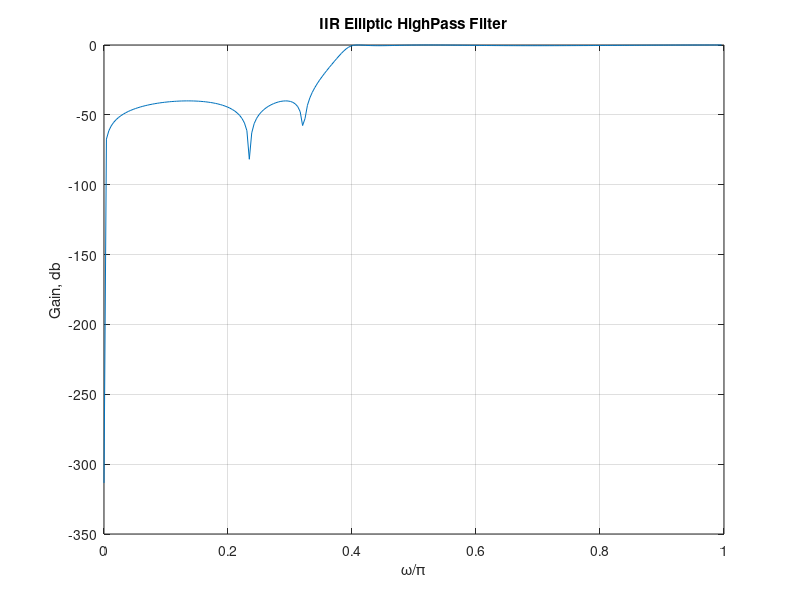

Here is the MATLAB script that generated this plot:

          
%           Digital Signal Processing (EE 472)
        

            
                       %Question 1

close all;
clc ;
clear;


disp('Digital Signal Processing')
pause(1)
disp('Question 1')
pause(1)
disp('Elliptic HighPass Filter')

Fp=800;
Fs=1000;
Rp=0.5;
Rs=40;
Ft=4000;

Wp=(2*Fp)/Ft;
Ws=(2*Fs)/Ft;

[N,Wn]=ellipord(Wp,Ws,Rp,Rs);
[b,a]=ellip(N,Rp,Rs,Wn,'high');
[h,omega]=freqz(b,a,256);


figure(1);
plot(omega/pi,20*log10(abs(h))); grid on;box on;
xlabel('\omega/\pi'),ylabel('Gain, db');
title('IIR Elliptic HighPass Filter');